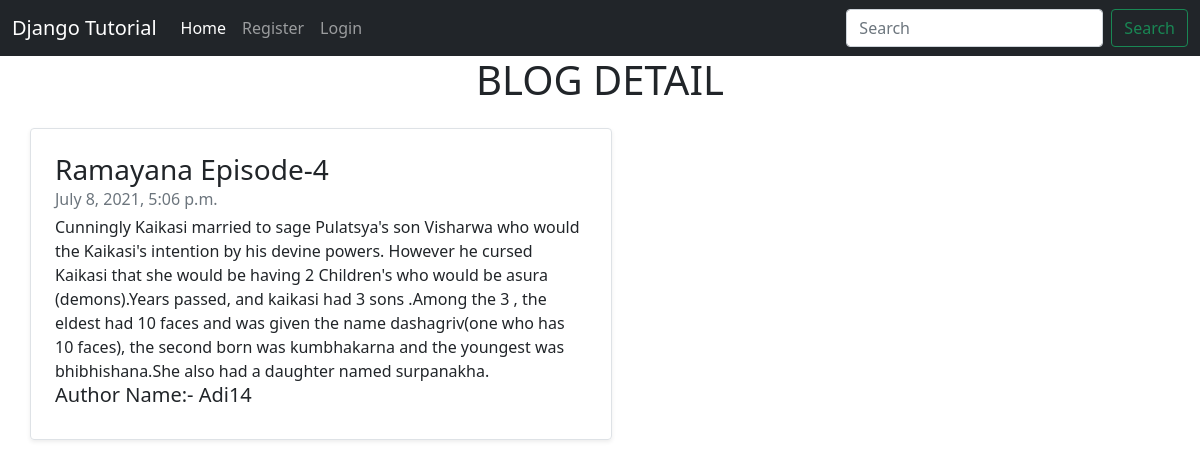
The app's page /blog_detail/10 with its own data.
### meriapp/models.py (models this page shows, shortened)
class Blog(models.Model):
    user_id = models.ForeignKey(User,on_delete=models.CASCADE)
    title = models.CharField(max_length=100)
    content = models.TextField()
    Img = models.ImageField(upload_to='images/',blank=True,null=True)
    date_time = models.DateTimeField(auto_now_add=True,null=True)

### meriapp/views.py (the view)
# urls.py: path('blog_detail/<int:id>', views.blog_detail, name='blog_detail'),
def blog_detail(request,id):
    blog=Blog.objects.get(id=id)
    return render (request,'blog_detail.html',{'blog':blog})

### templates/blog_detail.html (shortened to what this page needs)
<!doctype html>
<html lang="en">
  <head>
    <link href="https://cdn.jsdelivr.net/npm/bootstrap@5.0.1/dist/css/bootstrap.min.css" rel="stylesheet">
  </head>
  <body>
  <nav class="navbar navbar-expand-lg navbar-dark bg-dark">
  <div class="container-fluid">
    <a class="navbar-brand" href="#">Django Tutorial</a>
    <div class="collapse navbar-collapse" id="navbarSupportedContent">
      <ul class="navbar-nav me-auto mb-2 mb-lg-0">
        <li class="nav-item">
          <a class="nav-link active" aria-current="page" href="/">Home</a>
        </li>
        {% if request.user.is_authenticated %}
        <li class="nav-item">
          <a class="nav-link" aria-current="page" href="/">{{request.user.username}}</a>
        </li>
        <li class="nav-item">
          <a class="nav-link" aria-current="page" href="blogpost">Create a Post</a>
        </li>
          <li class="nav-item">
          <a class="nav-link" href="logout">Logout</a>
        </li>
        {% else %}
        <li class="nav-item">
          <a class="nav-link" href="register">Register</a>
        </li>
        <li class="nav-item">
          <a class="nav-link" href="login">Login</a>
        </li>
        {% endif %}
      </ul>
      <form class="d-flex">
        <input class="form-control me-2" type="search" placeholder="Search" aria-label="Search">
        <button class="btn btn-outline-success" type="submit">Search</button>
      </form>
    </div>
  </div>
</nav>
  <h1 class='text-center'>BLOG DETAIL</h1>
  <div class="container my-4">
    <div class="col-md-6">
      <div class="row no-gutters border rounded overflow-hidden flex-md-row mb-4 shadow-sm h-md-250 position-relative">
        <div class="col p-4 d-flex flex-column position-static">
          <h3 class="mb-0">{{blog.title}}</h3>
          <div class="mb-1 text-muted">{{blog.date_time}}</div>
          <p class="card-text mb-auto">{{blog.content}}</p>
          <h5>Author Name:- {{blog.user_id}}</h5>
                 </div>
      </div>
    </div>
     </div>
  </body>
</html>

### records on screen
Blog: title "Ramayana Episode-4", date_time "July 8, 2021, 5:06 p.m.", content "Cunningly Kaikasi married to sage Pulatsya's son Visharwa who would the Kaikasi's intention by his devine powers. However he cursed Kaikasi that she would be having 2 Children's who would be asura (demons).Years passed, and kaikasi had 3 sons .Among the 3 , the eldest had 10 faces and was given the name dashagriv(one who has 10 faces), the second born was kumbhakarna and the youngest was bhibhishana.She also had a daughter named surpanakha.", user_id "Adi14"
